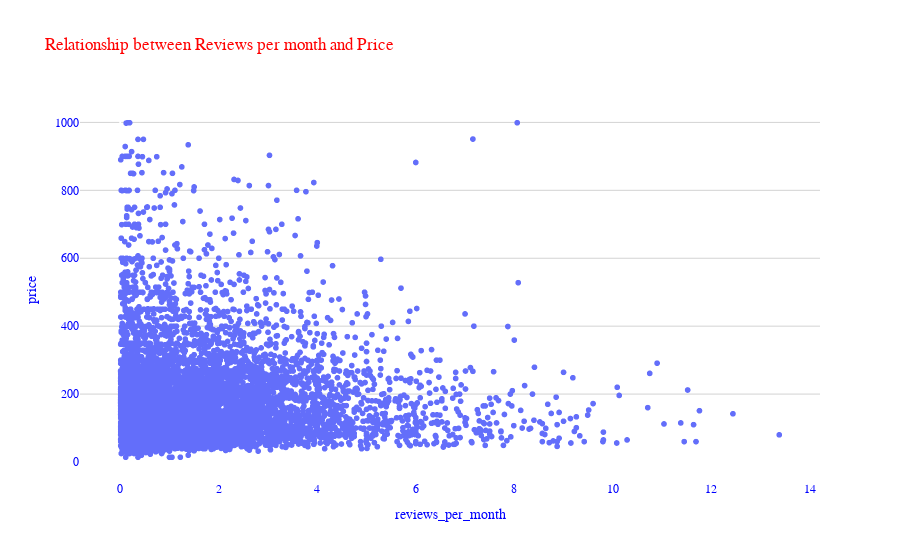

This figure's notebook cell:
### Markdown cell above
Most customers prefer to stay minimum of 28 days. Minimum of 1 night and 2 nights are also popular. 
Also maximum of about 3 yrs and 1 yr are also popular. More like long term rental properties.

### 12.Is there a relationship between price and average number of reviews per month?

### Code cell
dfRevM = dfA[['reviews_per_month','price']]
fig = px.scatter(dfRevM, x="reviews_per_month", y="price",title=" Relationship between Reviews per month and Price")
fig.update_layout(
    font_family="Courier New",
    font_color="blue",
    title_font_family="Times New Roman",
    title_font_color="red",
    plot_bgcolor='white'
)
fig.update_yaxes(title_font_family="Arial",gridcolor='lightgrey')
fig.show()

### Figure 1 — Plotly figure (JSON) as saved in the notebook; plotly's stock layout.template omitted (floating-point values rounded to 4 significant figures; data arrays with more than 128 entries replaced by an {"elided": "..."} marker saying what was removed)
{"data": [{"hovertemplate": "reviews_per_month=%{x}<br>price=%{y}<extra></extra>", "legendgroup": "", "marker": {"color": "#636efa", "symbol": "circle"}, "mode": "markers", "name": "", "showlegend": false, "type": "scattergl", "x": {"elided": "14265 float values"}, "xaxis": "x", "y": {"elided": "14265 int values"}, "yaxis": "y"}], "layout": {"autosize": true, "font": {"color": "blue", "family": "Courier New"}, "legend": {"tracegroupgap": 0}, "plot_bgcolor": "white", "title": {"font": {"color": "red", "family": "Times New Roman"}, "text": " Relationship between Reviews per month and Price"}, "xaxis": {"anchor": "y", "autorange": true, "domain": [0, 1], "range": [-0.7991, 14.19], "title": {"text": "reviews_per_month"}, "type": "linear"}, "yaxis": {"anchor": "x", "autorange": true, "domain": [0, 1], "gridcolor": "lightgrey", "range": [-67.29, 1080.0], "title": {"font": {"family": "Arial"}, "text": "price"}, "type": "linear"}}}
